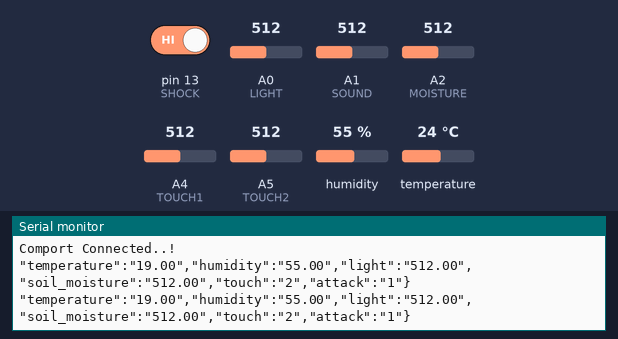
Simulated run of this sketch. Board: Arduino Uno, built with avr-gcc and run on an emulated ATmega328P. On the bench: the last lines printed to the serial monitor. Inputs (shaded band) come from the test bench; at power-on: humidity 55 %, A0 (LIGHT) = 512, A2 (MOISTURE) = 512, pin 13 (SHOCK) HIGH, temperature 24 °C, A1 (SOUND) = 512, A4 (TOUCH1) = 512, A5 (TOUCH2) = 512.

Above: at 1.8 s.
1.9 s: humidity set to 22 %
At 3.3 s:
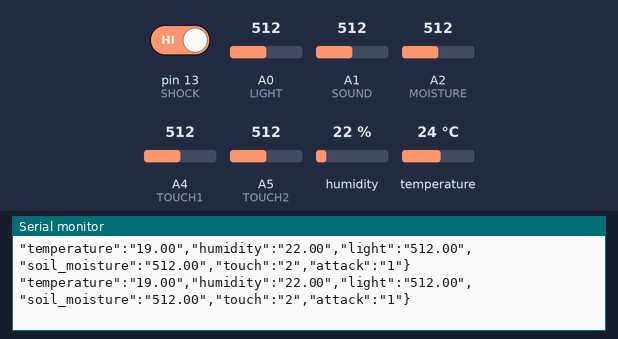
3.4 s: A0 (LIGHT) set to 716
At 4.7 s:
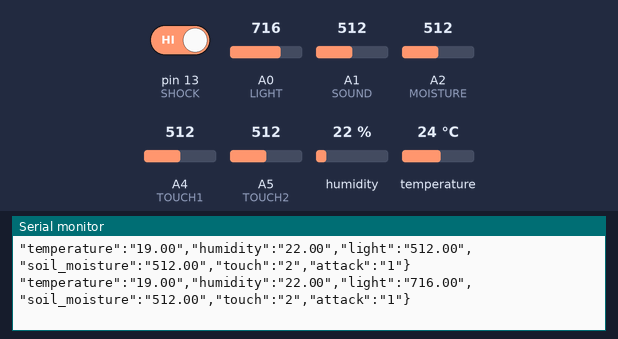
4.9 s: A2 (MOISTURE) set to 716
At 5.9 s:
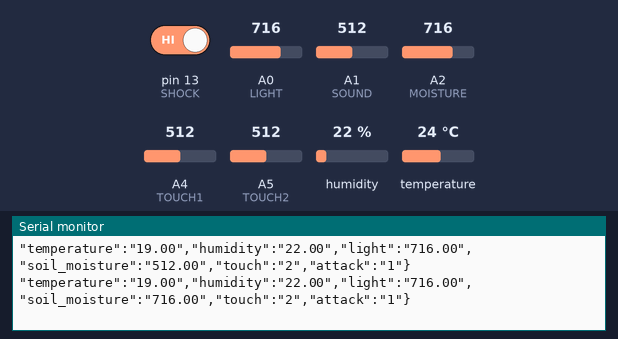
6.4 s: pin 13 (SHOCK) driven LOW
At 7.7 s:
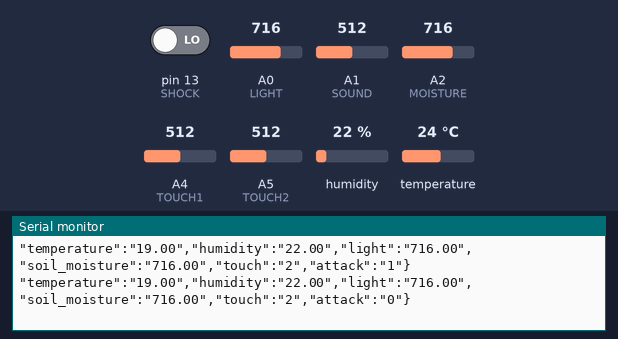
7.9 s: temperature set to 12 °C
At 9.3 s:
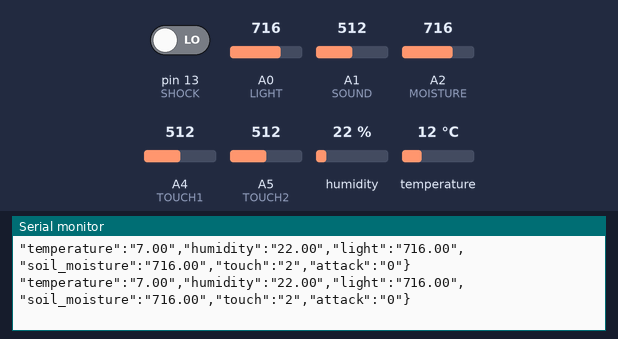
9.4 s: A0 (LIGHT) set to 992
At 11.0 s:
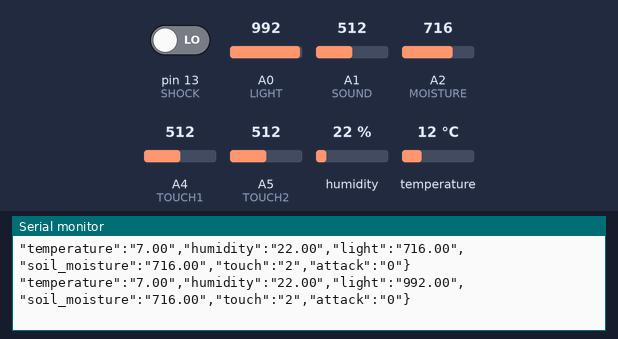
Timing chart, 0 to 11.9 s (numbered marks = the images above; inputs shaded):
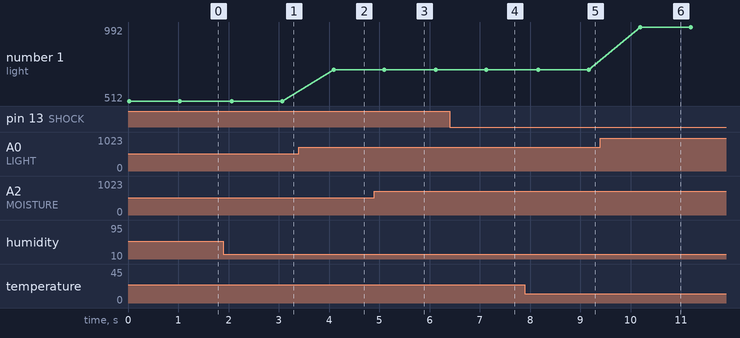

Measured:
- after the input at 1.9 s, the serial monitor: prints a new line after 0.16 s (image 1)
- after the input at 3.4 s, the serial monitor: prints a new line after 0.69 s (image 2)
- after the input at 4.9 s, the serial monitor: prints a new line after 0.20 s (image 3)
- after the input at 6.4 s, the serial monitor: prints a new line after 0.73 s (image 4)
- after the input at 7.9 s, the serial monitor: prints a new line after 0.26 s (image 5)
- after the input at 9.4 s, the serial monitor: prints a new line after 0.80 s (image 6)
- plotted number 1: 512 → 716 after the input at 3.4 s, 716 → 992 after the input at 9.4 s

The sketch:

sensor_modify.ino
```cpp
/*
void setup(){
  // baud rate
  Serial.begin(115200);
}

void loop(){

    String t;
    if (Serial.available())
    {
      String temp = Serial.readStringUntil('\n');
      temp += " clear";
      Serial.println(temp);
    }
    delay(100);
}
*/

// triggerPin, EchoPin 지정

#include "DHT.h"
#define DHTPIN 12
#define DHTTYPE DHT11
//온,습도 센서
#define LIGHT A0
// 광,조도 센서
#define SOUND A1
// 소리 센서
#define MOISTURE A2
// 토양습도 센서
#define TOUCH1 A4
// 터치 센서 1
#define TOUCH2 A5
// 터치 센서 2
#define SHOCK 13
// 충격 센서


DHT dht(DHTPIN, DHTTYPE);
void setup() {

    pinMode(SHOCK,INPUT);
    Serial.begin(115200);
    Serial.println("Comport Connected..!");

  dht.begin();
}

void loop() {
  float plant_temp = dht.readTemperature()-5;
  float plant_hum = dht.readHumidity();
  float plant_light = analogRead(LIGHT);
  float plant_moi = analogRead(MOISTURE);

  int SensorReading1 = analogRead(TOUCH1);
  int plant_touch1 = map(SensorReading1, 0, 1024, 0, 255);
  int SensorReading2 = analogRead(TOUCH2);
  int plant_touch2 = map(SensorReading2, 0, 1024, 0, 255);
  int plant_shock = digitalRead(SHOCK);
  int plant_sound = analogRead(SOUND);

  int touch_output = 0;
  int attack_output = 0;


// 1) 볼을 눌렀을 때 조건문

  if(plant_touch1 < 10 && plant_touch2 < 10)
  //touch1,2 잡지 않았을 때
  {
    touch_output = 0;
  }

  else if(plant_touch1 >= 100 || plant_touch2 >= 100)
  // touch1,2 중 1개라도 꽉 잡았을 때 tocuh
  {
    touch_output = 2;
  }

  else
  // touch1,2 중 1개라도 살짝 잡았을 때
  {
    touch_output = 1;
  }

// 2) 딱콩 때렸을 때 조건문

  if(plant_shock == 0 && plant_sound < 8)
  //화분을 안때렸을 때 attack = 0
  {
    attack_output = 0;
  }

  else if(plant_shock == 1 && plant_sound >= 8)
  //화분을 때렸을 때 attack = 1
  {
    attack_output = 1;
  }

  Serial.println("\"temperature\":\""+String(plant_temp)+"\",\"humidity\":\""+String(plant_hum)+"\",\"light\":\""+String(plant_light)+"\",\"soil_moisture\":\""+String(plant_moi)+"\",\"touch\":\""+String(touch_output)+"\",\"attack\":\""+String(attack_output)+"\"}");

  delay(1000);
}

void serial_read(){
  if(Serial.available() > 0) {
    String msg = Serial.readStringUntil('\n');

    Serial.println("# be get message");
  }
}
```
